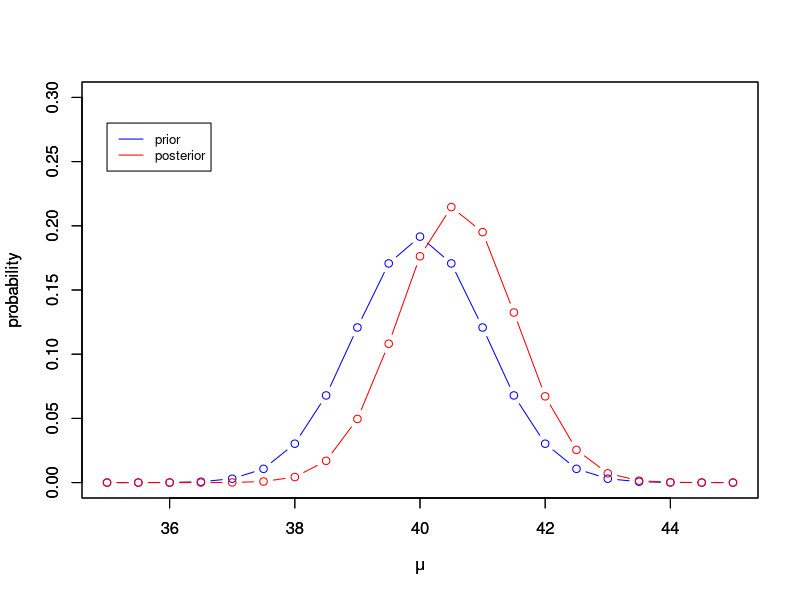
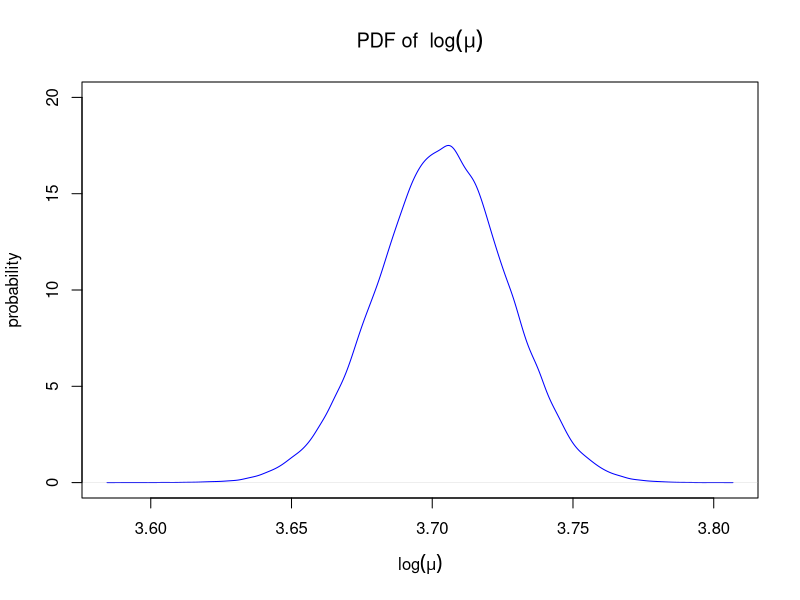
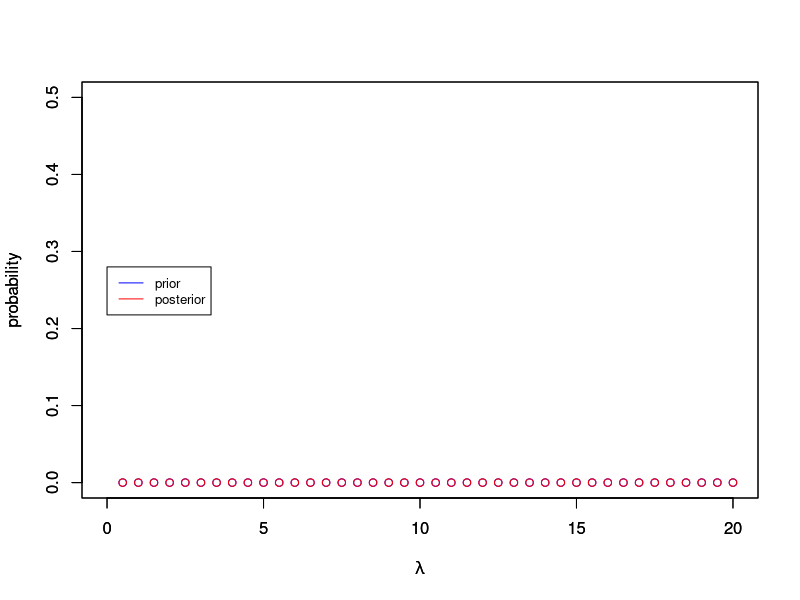

These figures' R source, in order:
## ---- chunk 1
knitr::opts_chunk$set(echo = TRUE)
knitr::opts_chunk$set(fig.width=5, fig.height=4)
## ---- chunk 2
library(knitr)
## ---- chunk 3
#Data
snowfall = c(38.6, 42.4, 57.5, 40.5, 51.7, 67.1, 33.4, 60.9, 64.1, 40.1, 40.7, 6.4)
mean_snowfall = mean(snowfall)

#Params
n = length(snowfall)
m = 96.04
mu0 = 40
sigma = 10
w = n / (n + m)
mu = seq(35, 45, 0.5)

# Calculate prior and posterior
prior_mu = dnorm(mu, mean = mu0, sd= (sigma^2) / m)
posterior_mean = w * mean_snowfall + (1 - w) * mu0
posterior_sd = (sigma^2) / (n + m)
posterior_mu = dnorm(mu, mean = posterior_mean, sd= posterior_sd)

# Plotting
plot(mu, prior_mu/sum(prior_mu),col="blue", type="b", xlab = expression(mu), ylab = "probability", ylim=range(c(0,0.3)))
par(new=TRUE)
plot(mu, posterior_mu/sum(posterior_mu), col="red", type="b", xlab = expression(mu), ylab = "probability", ylim=range(c(0,0.3)))
legend(35, 0.28, legend=c("prior", "posterior"),
       col=c("blue", "red"), lty=1:1, cex=0.8)
## ---- chunk 4
S = 100000 #Sample size
mu_star = rnorm(S, posterior_mean, posterior_sd)
pct_10 = quantile(mu_star, 0.1)
pct_10
pct_90 = quantile(mu_star, 0.9)
pct_90
## ---- chunk 5
S = 100000 #Sample size
mu_star = rnorm(S, posterior_mean, posterior_sd)
log_mu = log(mu_star)
mean_log_mu = mean(log_mu)
# Plotting
plot(density(log_mu),col="blue", type="l", xlab = expression(log(mu)), ylab = "probability", ylim=range(c(0, 20.0)), main=expression("PDF of " ~ log(mu)))
legend(3.5, 0.28, legend=c("log(mu)"),
       col=c("blue"), lty=1:1, cex=0.8)
mean_log_mu
## ---- chunk 6
N = 9
Y = 0.5
a = b = 0.01
A = Y + a
B = N + b
lambdav = seq(0, 20, 0.5)
prior_lambda = dgamma(lambdav, shape = a, scale= b)
posterior_lambda = dgamma(lambdav, shape = A, scale=B)

# Plotting
plot(lambdav, prior_lambda/sum(prior_lambda),col="blue", type="b", xlab = expression(lambda), ylab = "probability", ylim=range(c(0,0.5)))
par(new=TRUE)
plot(lambdav, posterior_lambda/sum(posterior_lambda), col="red", type="b", xlab = expression(lambda), ylab = "probability", ylim=range(c(0,0.5)))
legend(0, 0.28, legend=c("prior", "posterior"),
       col=c("blue", "red"), lty=1:1, cex=0.8)
